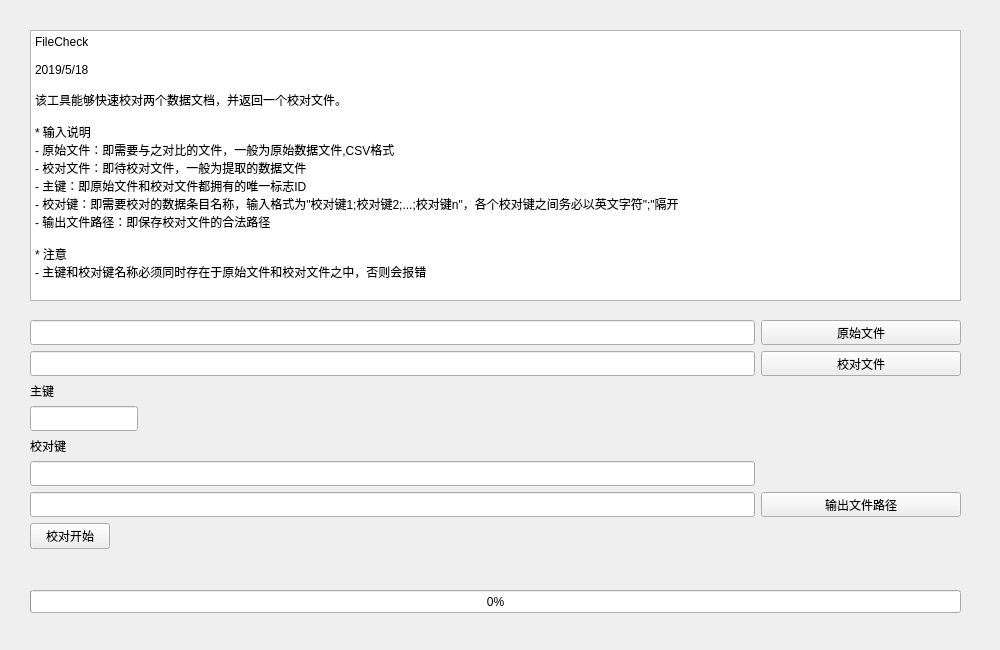
<?xml version="1.0" encoding="UTF-8"?>
<ui version="4.0">
 <class>FileCheck</class>
 <widget class="QWidget" name="FileCheck">
  <property name="geometry">
   <rect>
    <x>0</x>
    <y>0</y>
    <width>1000</width>
    <height>650</height>
   </rect>
  </property>
  <property name="minimumSize">
   <size>
    <width>1000</width>
    <height>650</height>
   </size>
  </property>
  <property name="maximumSize">
   <size>
    <width>1000</width>
    <height>650</height>
   </size>
  </property>
  <property name="windowTitle">
   <string>Form</string>
  </property>
  <widget class="QTextBrowser" name="textBrowser">
   <property name="geometry">
    <rect>
     <x>30</x>
     <y>30</y>
     <width>931</width>
     <height>271</height>
    </rect>
   </property>
   <property name="html">
    <string>&lt;!DOCTYPE HTML PUBLIC &quot;-//W3C//DTD HTML 4.0//EN&quot; &quot;http://www.w3.org/TR/REC-html40/strict.dtd&quot;&gt;
&lt;html&gt;&lt;head&gt;&lt;meta name=&quot;qrichtext&quot; content=&quot;1&quot; /&gt;&lt;style type=&quot;text/css&quot;&gt;
p, li { white-space: pre-wrap; }
&lt;/style&gt;&lt;/head&gt;&lt;body style=&quot; font-family:'SimSun'; font-size:9pt; font-weight:400; font-style:normal;&quot;&gt;
&lt;p style=&quot; margin-top:0px; margin-bottom:0px; margin-left:0px; margin-right:0px; -qt-block-indent:0; text-indent:0px;&quot;&gt;FileCheck&lt;/p&gt;
&lt;p style=&quot;-qt-paragraph-type:empty; margin-top:0px; margin-bottom:0px; margin-left:0px; margin-right:0px; -qt-block-indent:0; text-indent:0px;&quot;&gt;&lt;br /&gt;&lt;/p&gt;
&lt;p style=&quot; margin-top:0px; margin-bottom:0px; margin-left:0px; margin-right:0px; -qt-block-indent:0; text-indent:0px;&quot;&gt;2019/5/18&lt;/p&gt;
&lt;p style=&quot;-qt-paragraph-type:empty; margin-top:0px; margin-bottom:0px; margin-left:0px; margin-right:0px; -qt-block-indent:0; text-indent:0px;&quot;&gt;&lt;br /&gt;&lt;/p&gt;
&lt;p style=&quot; margin-top:0px; margin-bottom:0px; margin-left:0px; margin-right:0px; -qt-block-indent:0; text-indent:0px;&quot;&gt;该工具能够快速校对两个数据文档，并返回一个校对文件。&lt;/p&gt;
&lt;p style=&quot;-qt-paragraph-type:empty; margin-top:0px; margin-bottom:0px; margin-left:0px; margin-right:0px; -qt-block-indent:0; text-indent:0px;&quot;&gt;&lt;br /&gt;&lt;/p&gt;
&lt;p style=&quot; margin-top:0px; margin-bottom:0px; margin-left:0px; margin-right:0px; -qt-block-indent:0; text-indent:0px;&quot;&gt;* 输入说明&lt;/p&gt;
&lt;p style=&quot; margin-top:0px; margin-bottom:0px; margin-left:0px; margin-right:0px; -qt-block-indent:0; text-indent:0px;&quot;&gt;- 原始文件：即需要与之对比的文件，一般为原始数据文件,CSV格式&lt;/p&gt;
&lt;p style=&quot; margin-top:0px; margin-bottom:0px; margin-left:0px; margin-right:0px; -qt-block-indent:0; text-indent:0px;&quot;&gt;- 校对文件：即待校对文件，一般为提取的数据文件&lt;/p&gt;
&lt;p style=&quot; margin-top:0px; margin-bottom:0px; margin-left:0px; margin-right:0px; -qt-block-indent:0; text-indent:0px;&quot;&gt;- 主键：即原始文件和校对文件都拥有的唯一标志ID&lt;/p&gt;
&lt;p style=&quot; margin-top:0px; margin-bottom:0px; margin-left:0px; margin-right:0px; -qt-block-indent:0; text-indent:0px;&quot;&gt;- 校对键：即需要校对的数据条目名称，输入格式为&amp;quot;校对键1;校对键2;...;校对键n&amp;quot;，各个校对键之间务必以英文字符&amp;quot;;&amp;quot;隔开&lt;/p&gt;
&lt;p style=&quot; margin-top:0px; margin-bottom:0px; margin-left:0px; margin-right:0px; -qt-block-indent:0; text-indent:0px;&quot;&gt;- 输出文件路径：即保存校对文件的合法路径&lt;/p&gt;
&lt;p style=&quot;-qt-paragraph-type:empty; margin-top:0px; margin-bottom:0px; margin-left:0px; margin-right:0px; -qt-block-indent:0; text-indent:0px;&quot;&gt;&lt;br /&gt;&lt;/p&gt;
&lt;p style=&quot; margin-top:0px; margin-bottom:0px; margin-left:0px; margin-right:0px; -qt-block-indent:0; text-indent:0px;&quot;&gt;* 注意&lt;/p&gt;
&lt;p style=&quot; margin-top:0px; margin-bottom:0px; margin-left:0px; margin-right:0px; -qt-block-indent:0; text-indent:0px;&quot;&gt;- 主键和校对键名称必须同时存在于原始文件和校对文件之中，否则会报错&lt;/p&gt;&lt;/body&gt;&lt;/html&gt;</string>
   </property>
  </widget>
  <widget class="QProgressBar" name="progressBar">
   <property name="geometry">
    <rect>
     <x>30</x>
     <y>590</y>
     <width>931</width>
     <height>23</height>
    </rect>
   </property>
   <property name="value">
    <number>0</number>
   </property>
  </widget>
  <widget class="QWidget" name="formLayoutWidget_2">
   <property name="geometry">
    <rect>
     <x>30</x>
     <y>320</y>
     <width>934</width>
     <height>234</height>
    </rect>
   </property>
   <layout class="QFormLayout" name="formLayout_2">
    <item row="0" column="0">
     <widget class="QLineEdit" name="showbasef">
      <property name="minimumSize">
       <size>
        <width>725</width>
        <height>25</height>
       </size>
      </property>
      <property name="maximumSize">
       <size>
        <width>725</width>
        <height>25</height>
       </size>
      </property>
     </widget>
    </item>
    <item row="0" column="1">
     <widget class="QPushButton" name="basef">
      <property name="minimumSize">
       <size>
        <width>50</width>
        <height>0</height>
       </size>
      </property>
      <property name="maximumSize">
       <size>
        <width>200</width>
        <height>25</height>
       </size>
      </property>
      <property name="text">
       <string>原始文件</string>
      </property>
     </widget>
    </item>
    <item row="1" column="0">
     <widget class="QLineEdit" name="showcheckf">
      <property name="minimumSize">
       <size>
        <width>725</width>
        <height>25</height>
       </size>
      </property>
      <property name="maximumSize">
       <size>
        <width>725</width>
        <height>25</height>
       </size>
      </property>
     </widget>
    </item>
    <item row="1" column="1">
     <widget class="QPushButton" name="checkf">
      <property name="maximumSize">
       <size>
        <width>200</width>
        <height>25</height>
       </size>
      </property>
      <property name="text">
       <string>校对文件</string>
      </property>
     </widget>
    </item>
    <item row="2" column="0">
     <widget class="QLabel" name="label1">
      <property name="text">
       <string>主键</string>
      </property>
     </widget>
    </item>
    <item row="3" column="0">
     <widget class="QLineEdit" name="keyid">
      <property name="minimumSize">
       <size>
        <width>0</width>
        <height>25</height>
       </size>
      </property>
      <property name="maximumSize">
       <size>
        <width>16777215</width>
        <height>25</height>
       </size>
      </property>
     </widget>
    </item>
    <item row="4" column="0">
     <widget class="QLabel" name="label2">
      <property name="text">
       <string>校对键</string>
      </property>
     </widget>
    </item>
    <item row="5" column="0">
     <widget class="QLineEdit" name="checkid">
      <property name="minimumSize">
       <size>
        <width>725</width>
        <height>25</height>
       </size>
      </property>
     </widget>
    </item>
    <item row="6" column="0">
     <widget class="QLineEdit" name="showoutf">
      <property name="minimumSize">
       <size>
        <width>725</width>
        <height>25</height>
       </size>
      </property>
     </widget>
    </item>
    <item row="6" column="1">
     <widget class="QPushButton" name="outf">
      <property name="minimumSize">
       <size>
        <width>200</width>
        <height>25</height>
       </size>
      </property>
      <property name="maximumSize">
       <size>
        <width>200</width>
        <height>25</height>
       </size>
      </property>
      <property name="text">
       <string>输出文件路径</string>
      </property>
     </widget>
    </item>
    <item row="7" column="0">
     <widget class="QPushButton" name="startf">
      <property name="text">
       <string>校对开始</string>
      </property>
     </widget>
    </item>
   </layout>
  </widget>
 </widget>
 <resources/>
 <connections/>
</ui>
